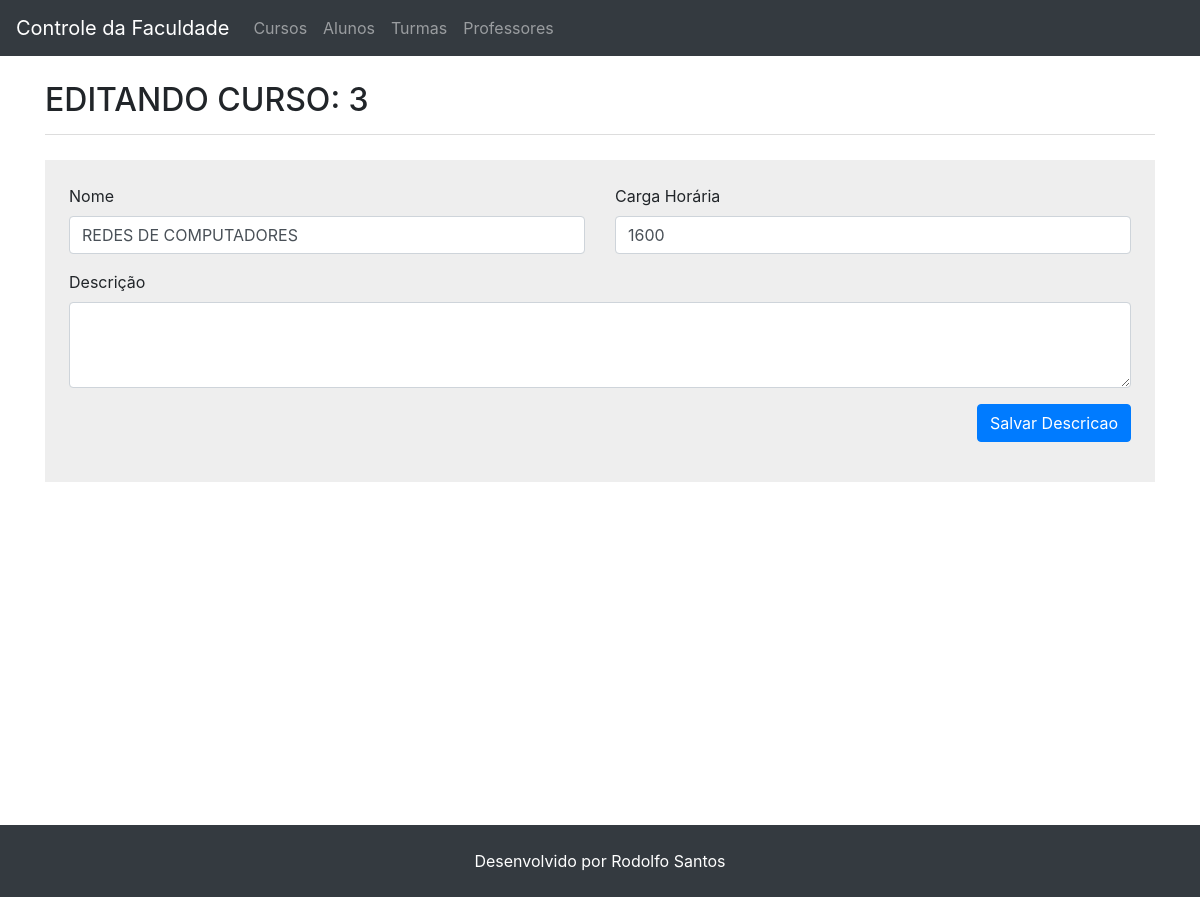
Page /index.php?pagina=curso_edit&id_curso=3 on the committed database.
### tables this page shows
CREATE TABLE `cursos` (
  `ID_CURSO` int(11) NOT NULL,
  `NOME_CURSO` varchar(255) NOT NULL,
  `CARGA_HORARIA` int(11) NOT NULL,
  `DESCRICAO` text NOT NULL
);

### index.php (called while the page is built, shortened)
<?php
include 'header.php';
include 'router/routes.php';
include 'footer.php';

### views/curso_edit.php (the view, shortened to what this page needs)
<?php
  $ID_CURSO = $_GET["id_curso"];
  $query = "SELECT * FROM CURSOS WHERE ID_CURSO = $ID_CURSO";
  $consulta_curso = mysqli_query($conexao, $query);
?>
<?php while($linha = mysqli_fetch_array($consulta_curso)) { ?>
<h1>
  Editando Curso: <?= $linha["ID_CURSO"]; ?>
</h1>
<form method="post" action="services/alter/curso.php" class="bg-muted p-4">
  <div class="row">
    <div class="form-group col-6">
      <label for="nome">Nome</label>
      <input type="text" class="form-control" id="nome" name="nome" placeholder="Nome do Curso" value="<?= $linha["NOME_CURSO"]; ?>">
    </div>
    <div class="form-group col-6">
      <label for="carga_curso">Carga Horária</label>
      <input type="number" min="1600" max="3600" class="form-control" id="carga_curso" name="carga" placeholder="Carga Horária" value="<?= $linha["CARGA_HORARIA"]; ?>">
    </div>
    <div class="form-group col-12">
        <label for="descricao">Descrição</label>
        <textarea class="form-control" id="descricao" rows="3" name="descricao"><?=$linha["DESCRICAO"]?></textarea>
      </div>
    <div class="form-group col-12 text-right">
      <button type="submit" class="btn btn-primary">Salvar Descricao</button>
    </div>
  </div>
</form>
<?php } ?>

### assets/custom.css (style rules this page uses)
.bg-muted { background-color: #eee; }
h1 { text-transform: uppercase; margin-top: 25px; margin-bottom: 25px; padding-bottom: 15px; font-size: 2em; border-bottom: 1px solid #ddd; }

### rows in the picture
cursos: ID_CURSO "3", nome "REDES DE COMPUTADORES", carga "1600"
